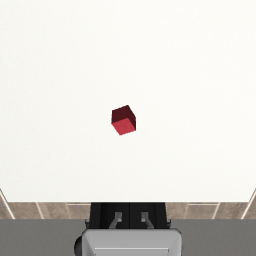
#> input picture AsenFolder/debug_images/step_0000_agentview.png, 256 x 256 px
$ python -i image_utils.py   (imports and definitions only)
#> lines starting #> are read from the running program, lines starting #| are printed output that depends on the picture
#!/usr/bin/env python3
"""
image_utils.py - Image handling and visualization utilities for VLA-Robosuite integration

This module handles all camera observation extraction, image processing, debugging,
and visualization functions.
"""

import os
import numpy as np
import cv2
import matplotlib.pyplot as plt
from PIL import Image


# [144 lines left out: functions save_and_display_image, extract_image_from_obs, analyze_all_camera_views, not called in this run]


def save_vla_input_image(image, step, save_dir="debug_images/vla_input"):
    """
    Save the processed image that goes to VLA model

    Args:
        image: PIL Image or numpy array
        step: Current step number
        save_dir: Directory to save VLA input images
    """
    if step % 20 == 0:
        os.makedirs(save_dir, exist_ok=True)
        filename = f"{save_dir}/vla_input_step_{step:04d}.png"

        if isinstance(image, Image.Image):
            image.save(filename)
        elif isinstance(image, np.ndarray):
            if image.dtype != np.uint8:
                if image.max() <= 1.0:
                    save_image = (image * 255).astype(np.uint8)
                else:
                    save_image = image.astype(np.uint8)
            else:
                save_image = image
            cv2.imwrite(filename, cv2.cvtColor(save_image, cv2.COLOR_RGB2BGR))

        print(f"💾 Saved VLA input image: {filename}")


# [45 lines left out: function create_camera_summary_plot, not called in this run]


def process_image_for_vla(image, step_count=0):
    """
    Process image for VLA model input with debugging and visualization
    Enhanced to flip images 180 degrees to correct robosuite orientation

    Args:
        image: numpy array or PIL Image
        step_count: Current step count

    Returns:
        PIL.Image: Processed image ready for VLA model
    """
    if image is None:
        return None

    try:
        # Convert numpy array to PIL Image
        if isinstance(image, np.ndarray):
            # Print original image info
            print(f"🖼️  Original image: {image.shape}, dtype: {image.dtype}")
            print(f"   Range: [{image.min()}, {image.max()}], Mean: {image.mean():.3f}")

            # Ensure proper format
            if image.dtype != np.uint8:
                if image.max() <= 1.0:
                    image = (image * 255).astype(np.uint8)
                    print("   Converted from [0,1] to [0,255] range")
                else:
                    image = image.astype(np.uint8)
                    print("   Converted to uint8")

            # Save original image for comparison (every 20 steps)
            if step_count % 20 == 0:
                save_dir_orig = "debug_images/original_vs_corrected"
                os.makedirs(save_dir_orig, exist_ok=True)
                filename_orig = f"{save_dir_orig}/step_{step_count:04d}_original.png"
                cv2.imwrite(filename_orig, cv2.cvtColor(image, cv2.COLOR_RGB2BGR))
                print(f"💾 Saved ORIGINAL image: {filename_orig}")

            # Flip image 180 degrees to correct robosuite orientation
            image_corrected = np.rot90(image, 2)  # Rotate 180 degrees
            print("   Applied 180-degree rotation to correct orientation")

            # Save corrected image for comparison (every 20 steps)
            if step_count % 20 == 0:
                filename_corrected = f"{save_dir_orig}/step_{step_count:04d}_corrected_for_vla.png"
                cv2.imwrite(filename_corrected, cv2.cvtColor(image_corrected, cv2.COLOR_RGB2BGR))
                print(f"💾 Saved CORRECTED image that goes to VLA: {filename_corrected}")

            pil_image = Image.fromarray(image_corrected)

            # Double-check the PIL image we're sending to VLA
            print(f"   🎯 VLA will receive PIL image: size={pil_image.size}, mode={pil_image.mode}")

            # Save the exact PIL image that goes to VLA
            save_vla_input_image(pil_image, step_count)
        else:
            pil_image = image

        print("Before processing inputs, checking image type...")
        print(f"   Image type: {type(pil_image)}")
        print(f"   PIL Image size: {pil_image.size}")
        print(f"   PIL Image mode: {pil_image.mode}")

        return pil_image

    except Exception as e:
        print(f"❌ Image processing error: {e}")
        return None


# [68 lines left out: functions analyze_vla_action, check_robot_state, clear_debug_images, setup_debug_directories, not called in this run]

>>> import cv2
>>> picture = cv2.cvtColor(cv2.imread('debug_images/step_0000_agentview.png'), cv2.COLOR_BGR2RGB)
>>> result = process_image_for_vla(picture)
#| 🖼️  Original image: (256, 256, 3), dtype: uint8
#|    Range: [9, 255], Mean: 217.858
#> in process_image_for_vla, `image_corrected = np.rot90(image, 2)`:
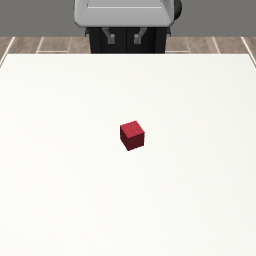
#> image_corrected: shape (256, 256, 3); mean R, G, B 220.7, 218.6, 214.2
#|    🎯 VLA will receive PIL image: size=(256, 256), mode=RGB
#|    Image type: <class 'PIL.Image.Image'>
#|    PIL Image size: (256, 256)
#|    PIL Image mode: RGB
